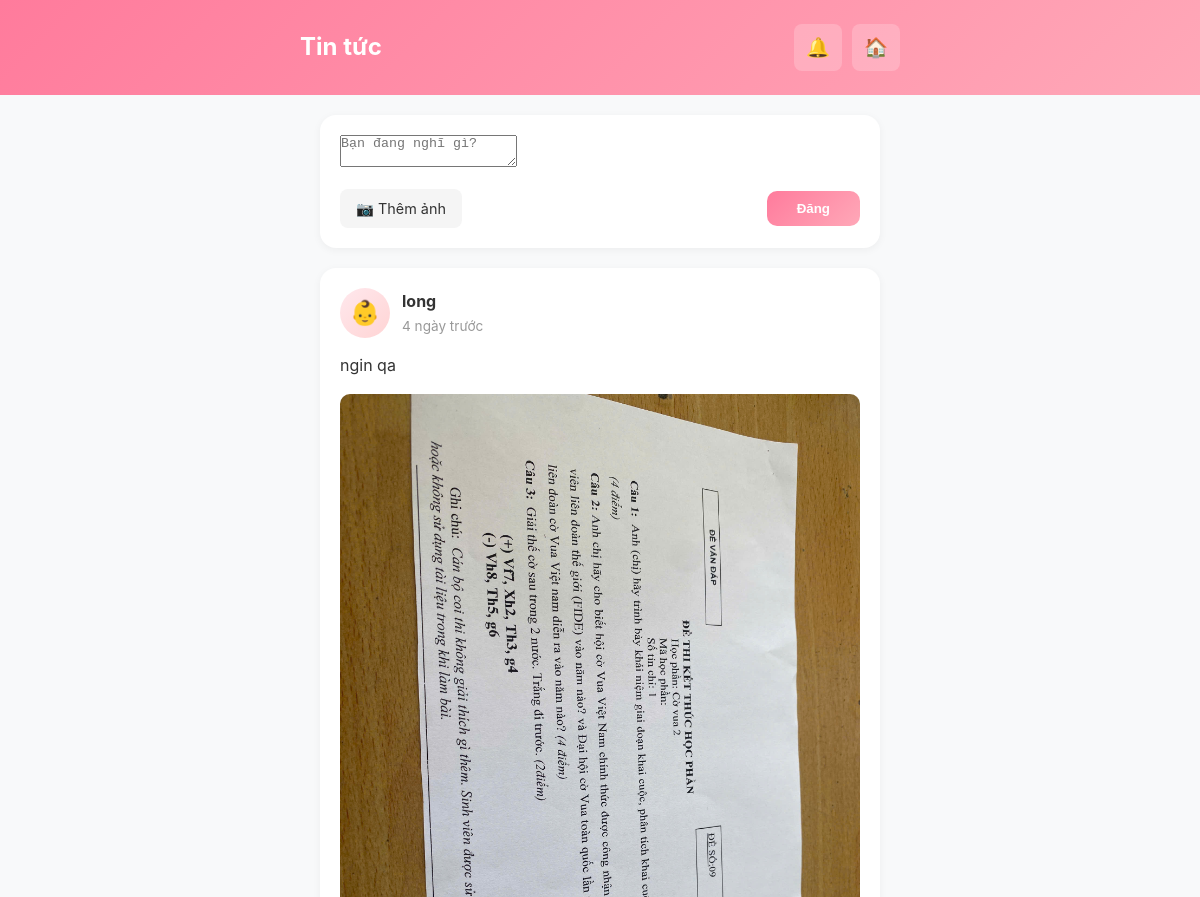
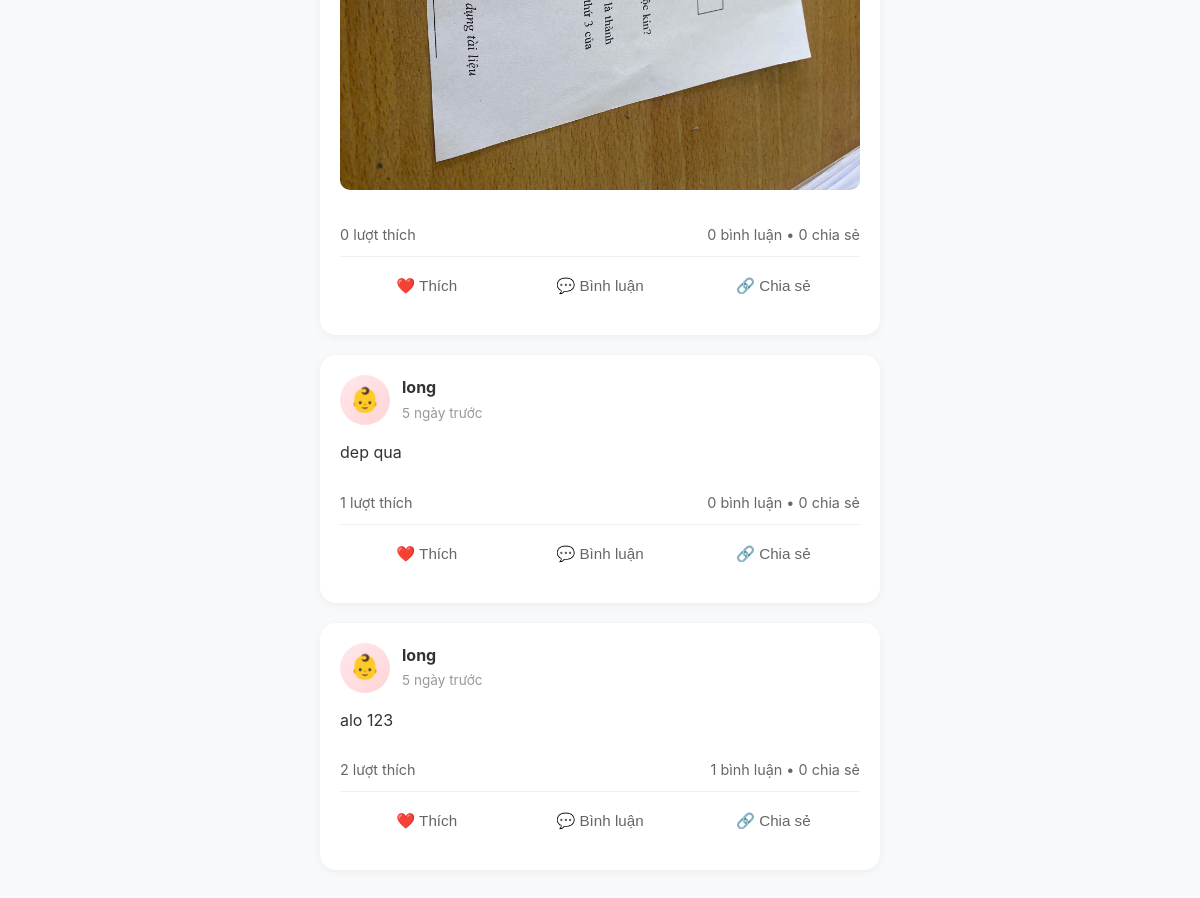
Screenshot of /index.php?action=newsfeed (signed in) with the database file from the repository (2 pictures, top to bottom).
### tables this page shows
CREATE TABLE `posts` (
  `id` int(11) NOT NULL,
  `user_id` int(11) NOT NULL,
  `content` text NOT NULL,
  `image_url` varchar(255) DEFAULT NULL,
  `status` enum('pending','approved','rejected','hidden') DEFAULT 'approved',
  `moderated_by` int(11) DEFAULT NULL,
  `moderated_at` timestamp NULL DEFAULT NULL,
  `rejection_reason` text DEFAULT NULL,
  `report_count` int(11) DEFAULT 0,
  `created_at` timestamp NOT NULL DEFAULT current_timestamp(),
  `updated_at` timestamp NOT NULL DEFAULT current_timestamp() ON UPDATE current_timestamp()
);

CREATE TABLE `users` (
  `id` int(11) NOT NULL,
  `phone` varchar(15) NOT NULL,
  `full_name` varchar(100) NOT NULL,
  `password` varchar(255) NOT NULL,
  `role` enum('me_bau','gia_dinh') NOT NULL,
  `status` enum('active','locked','suspended','deleted') DEFAULT 'active',
  `locked_at` timestamp NULL DEFAULT NULL,
  `locked_by` int(11) DEFAULT NULL,
  `locked_reason` text DEFAULT NULL,
  `deleted_at` timestamp NULL DEFAULT NULL,
  `created_at` timestamp NOT NULL DEFAULT current_timestamp(),
  `updated_at` timestamp NOT NULL DEFAULT current_timestamp() ON UPDATE current_timestamp()
);

### controllers/PostController.php (called while the page is built, shortened)
<?php
require_once 'config/database.php';
require_once 'models/Post.php';
class PostController {
    private $post;
    public function __construct() {
        $database = new Database();
        $this->db = $database->getConnection();
        $this->post = new Post($this->db);
    }
    public function newsfeed() {
        $posts = $this->post->getAllPosts($_SESSION['user_id']);
        require_once 'views/posts/newsfeed.php';
    }
}
?>

### config/database.php (called while the page is built, shortened)
<?php
class Database {
    private $db_name = "aubook_db";
    private $username = "root";
    private $password = "";
    public function getConnection() {
        $this->conn = null;
        try {
            $socket = "/Applications/XAMPP/xamppfiles/var/mysql/mysql.sock";
            $dsn = "mysql:unix_socket={$socket};dbname={$this->db_name};charset=utf8mb4";
            $this->conn = new PDO($dsn, $this->username, $this->password);
            $this->conn->setAttribute(PDO::ATTR_ERRMODE, PDO::ERRMODE_EXCEPTION);
            $this->conn->setAttribute(PDO::ATTR_DEFAULT_FETCH_MODE, PDO::FETCH_ASSOC);
        } catch(PDOException $e) {
            echo "Connection Error: " . $e->getMessage();
        }
        return $this->conn;
    }
}
?>

### models/Post.php (called while the page is built, shortened)
<?php
class Post {
    private $conn;
    private $table = "posts";
    public function __construct($db) {
        $this->conn = $db;
    }
    public function getAllPosts($user_id, $limit = 20, $offset = 0) {
        $query = "SELECT p.*, u.full_name, u.role, u.phone,
                  (SELECT COUNT(*) FROM post_likes WHERE post_id = p.id) as like_count,
                  (SELECT COUNT(*) FROM post_comments WHERE post_id = p.id) as comment_count,
                  (SELECT COUNT(*) FROM post_shares WHERE post_id = p.id) as share_count,
                  (SELECT COUNT(*) FROM post_likes WHERE post_id = p.id AND user_id = :user_id) as user_liked
                  FROM " . $this->table . " p
                  INNER JOIN users u ON p.user_id = u.id
                  WHERE p.user_id = :user_id
                  OR p.user_id IN (
                      SELECT pregnant_user_id FROM family_connections
                      WHERE family_user_id = :user_id AND status = 'approved'
                  )
                  OR p.user_id IN (
                      SELECT family_user_id FROM family_connections
                      WHERE pregnant_user_id = :user_id AND status = 'approved'
                  )
                  ORDER BY p.created_at DESC
                  LIMIT :limit OFFSET :offset";
        $stmt = $this->conn->prepare($query);
        $stmt->bindParam(":user_id", $user_id);
        $stmt->bindParam(":limit", $limit, PDO::PARAM_INT);
        $stmt->bindParam(":offset", $offset, PDO::PARAM_INT);
        $stmt->execute();
        return $stmt->fetchAll(PDO::FETCH_ASSOC);
    }
}
?>

### views/posts/newsfeed.php (the view, shortened to what this page needs)
<!DOCTYPE html>
<html lang="vi">
<head>
</head>
<body>
    <header class="header">
        <div class="header-content">
            <h1>Tin tức</h1>
            <div class="header-actions">
                <a href="index.php?action=notifications" class="btn-icon">
                    🔔
                </a>
                <a href="index.php?action=<?php echo $_SESSION['role'] == 'me_bau' ? 'pregnancy_dashboard' : 'family_dashboard'; ?>" class="btn-icon">🏠</a>
            </div>
        </div>
    </header>
    <div class="container">
        <div class="create-post-card">
            <form id="createPostForm" enctype="multipart/form-data">
                <textarea name="content" placeholder="Bạn đang nghĩ gì?" required></textarea>
                <div class="create-post-actions">
                    <label class="btn-upload-image">
                        📷 Thêm ảnh
                    </label>
                    <button type="submit" class="btn-post">Đăng</button>
                </div>
            </form>
        </div>
        <div id="postsList">
            <?php if(!empty($posts)): ?>
                <?php foreach($posts as $post): ?>
                <div class="post-card" data-post-id="<?php echo $post['id']; ?>">
                    <div class="post-header">
                        <div class="post-avatar">
                            <?php echo $post['role'] == 'me_bau' ? '👶' : '👨‍👩‍👧'; ?>
                        </div>
                        <div class="post-author-info">
                            <h3><?php echo htmlspecialchars($post['full_name']); ?></h3>
                            <p><?php
                                $created = new DateTime($post['created_at']);
                                $now = new DateTime();
                                $diff = $now->diff($created);
                                if($diff->days > 0) echo $diff->days . ' ngày trước';
                                elseif($diff->h > 0) echo $diff->h . ' giờ trước';
                                elseif($diff->i > 0) echo $diff->i . ' phút trước';
                                else echo 'Vừa xong';
                            ?></p>
                        </div>
                    </div>
                    <div class="post-content">
                        <?php echo nl2br(htmlspecialchars($post['content'])); ?>
                    </div>
                    <?php if($post['image_url']): ?>
                    <img src="<?php echo htmlspecialchars($post['image_url']); ?>" class="post-image" alt="Post image">
                    <?php endif; ?>
                    <div class="post-stats">
                        <span><?php echo $post['like_count']; ?> lượt thích</span>
                        <span><?php echo $post['comment_count']; ?> bình luận • <?php echo $post['share_count']; ?> chia sẻ</span>
                    </div>
                    <div class="post-actions">
                        <button class="post-action-btn <?php echo $post['user_liked'] > 0 ? 'liked' : ''; ?>" onclick="toggleLike(<?php echo $post['id']; ?>, this)">
                            ❤️ Thích
                        </button>
                        <button class="post-action-btn" onclick="showComments(<?php echo $post['id']; ?>)">
                            💬 Bình luận
                        </button>
                        <button class="post-action-btn" onclick="sharePost(<?php echo $post['id']; ?>)">
                            🔗 Chia sẻ
                        </button>
                    </div>
                </div>
                <?php endforeach; ?>
            <?php endif; ?>
        </div>
    </div>
</body>
</html>

### views/posts/newsfeed.php (style rules this page uses)
* { margin: 0; padding: 0; box-sizing: border-box; }
body { font-family: -apple-system, BlinkMacSystemFont, 'Segoe UI', Roboto, sans-serif; background-color: #F8F9FA; color: #333; line-height: 1.6; }
.header { background: linear-gradient(135deg, #FF7B9C 0%, #FFA8B8 100%); color: white; padding: 24px 20px; position: sticky; top: 0; z-index: 100; }
.header-content { max-width: 600px; margin: 0 auto; display: flex; justify-content: space-between; align-items: center; }
.header h1 { font-size: 1.5rem; }
.header-actions { display: flex; align-items: center; gap: 10px; }
.btn-icon { position: relative; padding: 8px 12px; background: rgba(255, 255, 255, 0.2); color: white; text-decoration: none; border-radius: 8px; font-size: 1.2rem; }
.container { max-width: 600px; margin: 0 auto; padding: 20px; }
.create-post-card { background: white; border-radius: 16px; padding: 20px; margin-bottom: 20px; box-shadow: 0 2px 8px rgba(0, 0, 0, 0.05); }
.create-post-actions { display: flex; justify-content: space-between; align-items: center; margin-top: 15px; }
.btn-upload-image { padding: 8px 16px; background: #F5F5F5; border: none; border-radius: 8px; cursor: pointer; font-size: 0.9rem; }
.btn-post { padding: 10px 30px; background: linear-gradient(135deg, #FF7B9C 0%, #FFA8B8 100%); color: white; border: none; border-radius: 10px; font-weight: 600; cursor: pointer; }
.post-card { background: white; border-radius: 16px; padding: 20px; margin-bottom: 20px; box-shadow: 0 2px 8px rgba(0, 0, 0, 0.05); }
.post-header { display: flex; align-items: center; margin-bottom: 15px; }
.post-avatar { width: 50px; height: 50px; border-radius: 50%; background: linear-gradient(135deg, #FFE8ED 0%, #FFD4D4 100%); display: flex; align-items: center; justify-content: center; font-size: 1.5rem; margin-right: 12px; }
.post-author-info h3 { font-size: 1rem; margin-bottom: 2px; }
.post-author-info p { font-size: 0.85rem; color: #999; }
.post-content { margin-bottom: 15px; line-height: 1.6; }
.post-image { width: 100%; border-radius: 10px; margin-bottom: 15px; }
.post-stats { display: flex; justify-content: space-between; padding: 10px 0; border-bottom: 1px solid #F0F0F0; color: #666; font-size: 0.9rem; }
.post-actions { display: flex; justify-content: space-around; padding: 10px 0; }
.post-action-btn { flex: 1; padding: 10px; background: none; border: none; color: #666; font-size: 0.95rem; cursor: pointer; display: flex; align-items: center; justify-content: center; gap: 5px; transition: all 0.3s; }

### rows the page displays
posts: user.full_name "long", id "4", content "ngin qa", image_url (picture), like_count "0", comment_count "0", share_count "0"
posts: user.full_name "long", created_at "5", content "dep qua", like_count "1", comment_count "0", share_count "0"
posts: user.full_name "long", created_at "5", content "alo 123", like_count "2", comment_count "1", share_count "0"
